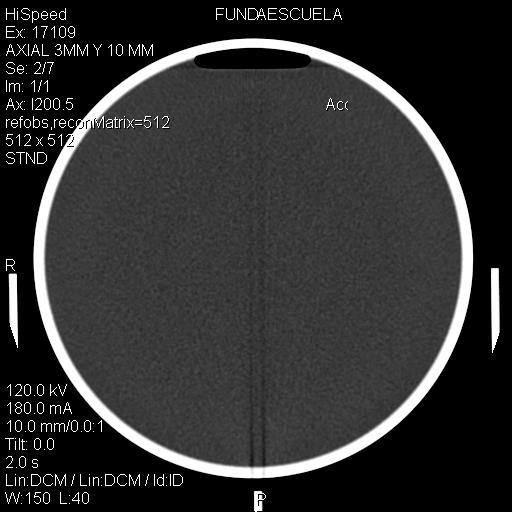
#> input picture Practica_2/AAA/AAA0002.pgm, 512 x 512 px, found by its file name; the run also reads 1 picture not shown here
$ python P2E7.py
#> lines starting #> are read from the running program, lines starting #| are printed output that depends on the picture; long printed decimals are rounded
import cv2
import sys
import numpy as np
import matplotlib
#matplotlib.use('Agg')
import matplotlib.pyplot as plt
import os.path
from scipy.optimize import curve_fit
from sklearn.metrics import r2_score

path=os.getcwd()
print(path)

def read_pgm_file(file_name):

    img = cv2.imread(file_name,flags=cv2.IMREAD_GRAYSCALE)
#> img is the input picture: shape (512, 512); min 0, max 255, mean 48.6

    if img is not None:
        print('img.size: ', img.size)
#| img.size:  262144
#| img.size:  262144
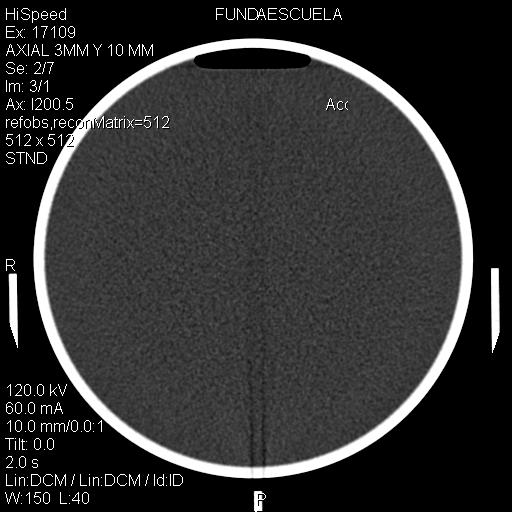
#> input picture Practica_2/AAA/AAA0004.pgm, 512 x 512 px, found by its file name
#> in read_pgm_file, img is the input picture: shape (512, 512); min 0, max 255, mean 48.4
#| img.size:  262144
#> in imagenes_superpuestas3, `plt.show()`:
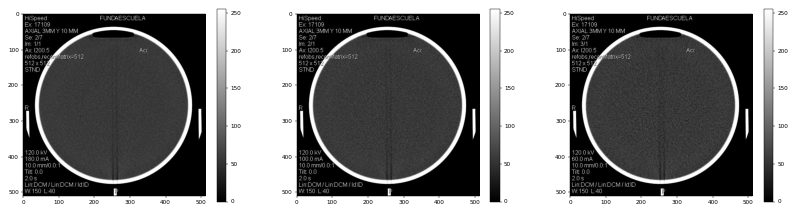
#> figure drawn by matplotlib, 6 panels

    return img


def show_img_hist(im):

    vmin = np.amin(im)
    vmax = np.max(im)
    print("Intensity Min: {}   Max:{}".format(vmin,vmax))

    L = vmax - vmin
    print("Number of Levels: {}".format(L))
    fig = plt.figure(figsize=(16,6))
    ax1 = plt.subplot(1, 2, 1)
    ax2 = plt.subplot(1, 2, 2)

    # imgplot = plt.imshow(im/np.amax(im))
    imgplot = ax1.imshow(im,cmap='gray', vmin=vmin, vmax=vmax)
    fig.colorbar(imgplot, ax=ax1)
    # cv2.imshow(infile,img)
    # cv2.waitKey(0)

    hist, bin_edges = np.histogram(im.ravel(),bins=L)
    ax2.bar(bin_edges[:-1], hist)
    plt.savefig(path+'/histogram.png')
    plt.show()

def gaussian(x, mu, sigma, amplitude):
    """Definición de una función gaussiana."""
    return amplitude * np.exp(-0.5 * ((x - mu) / sigma) ** 2)

def fit_gaussian(x, y):
    """
    Ajusta una gaussiana a los datos x, y.

    Parámetros:
        x (array): Datos independientes.
        y (array): Datos dependientes (valores de función).

    Retorna:
        mu (float): Media de la gaussiana.
        sigma (float): Desvío estándar de la gaussiana.
        r_squared (float): Coeficiente de determinación R^2.
    """
    # Estimación inicial de parámetros: mu, sigma, amplitude
    initial_guess = [np.mean(x), np.std(x), max(y)]

    # Ajuste de la gaussiana a los datos
    try:
        popt, _ = curve_fit(gaussian, x, y, p0=initial_guess)
    except RuntimeError:
        print("El ajuste falló. Verifica los datos.")
        return None, None, None

    mu, sigma, amplitude = popt

    # Predicciones con los parámetros ajustados
    y_fit = gaussian(x, mu, sigma, amplitude)

    # Cálculo del coeficiente de determinación R^2
    r_squared = r2_score(y, y_fit)

    return mu, sigma, r_squared


def region_hist(im1,im2,im3):
    L = 256
    fig = plt.figure(figsize=(10,5))
    ax = fig.add_subplot(1, 1, 1)

    hist1, bin_edges1 = np.histogram(im1.ravel(),bins=L)
#> hist1 = 256 values, max 93273 at index 0, min 14 at index 113, mean 1024; bin_edges1 = 257 values from 0 to 255
    hist2, bin_edges2 = np.histogram(im2.ravel(),bins=L)
#> hist2 = 256 values, max 93209 at index 0, min 14 at index 156, mean 1024; bin_edges2 = 257 values from 0 to 255
    hist3, bin_edges3 = np.histogram(im3.ravel(),bins=L)
#> hist3 = 256 values, max 93231 at index 0, min 12 at index 167, mean 1024; bin_edges3 = 257 values from 0 to 255

    print(len(hist1))
#| 256
    print(len(bin_edges1))
#| 257
    hist1=hist1[20:101]
#> hist1 = 81 values, max 12575 at index 38, min 15 at index 12, mean 1661.5
    bin_edges1=bin_edges1[20:101]
#> bin_edges1 = 81 values from 19.92 to 99.61
    hist2=hist2[20:101]
#> hist2 = 81 values, max 9761 at index 37, min 22 at index 73, mean 1661.7
    bin_edges2=bin_edges2[20:101]
#> bin_edges2 = 81 values from 19.92 to 99.61
    hist3=hist3[20:101]
#> hist3 = 81 values, max 7748 at index 37, min 24 at index 77, mean 1661.4
    bin_edges3=bin_edges3[20:101]
#> bin_edges3 = 81 values from 19.92 to 99.61

    ax.bar(bin_edges1, hist1, label="AAA0002")
    ax.bar(bin_edges2, hist2, label='AAA0003')
    ax.bar(bin_edges3, hist3, label='AAA0004')
    plt.legend()
    plt.xlabel('Escala de Grises')
    plt.ylabel('Cantidad de pixeles')
    plt.xlim(20,100)
    plt.savefig(r"C:\Users\anapa\Documents\IM\Practica_2\Histograma7.png")
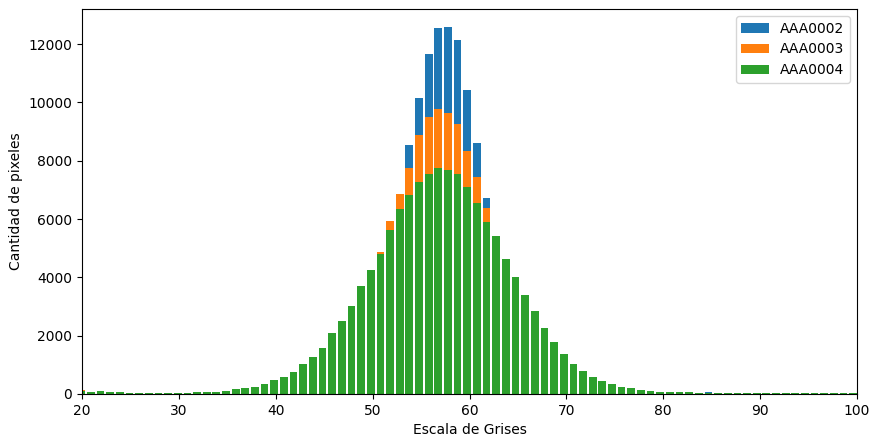
#> figure drawn by matplotlib, 1 panel; tallest bar 12575 high, from x = 57.37 to 58.17; tallest bar 9761 high, from x = 56.38 to 57.18; tallest bar 7748 high, from x = 56.38 to 57.18
    plt.show()

    # Ajustar la gaussiana
    mu1, sigma1, r_squared1 = fit_gaussian(bin_edges1, hist1)
#> in fit_gaussian, `initial_guess = [np.mean(x), np.std(x), max(y)]`: initial_guess = [59.77, 23.29, 12575]
#> in fit_gaussian, `popt, _ = curve_fit(gaussian, x, y, p0=initial_guess)`: popt = [57.34, 4.15, 12483.7]
#> in fit_gaussian, `mu, sigma, amplitude = popt`: mu = 57.34; sigma = 4.15; amplitude = 12483.7
#> in fit_gaussian, `y_fit = gaussian(x, mu, sigma, amplitude)`: y_fit = 81 values, max 12415.9 at index 38, min 3.48e-19 at index 80, mean 1608.5
#> in fit_gaussian, `r_squared = r2_score(y, y_fit)`: r_squared = 0.999
#> mu1 = 57.34; sigma1 = 4.15; r_squared1 = 0.999
    mu2, sigma2, r_squared2 = fit_gaussian(bin_edges2, hist2)
#> mu2 = 57.04; sigma2 = 5.45; r_squared2 = 0.999
    mu3, sigma3, r_squared3 = fit_gaussian(bin_edges3, hist3)
#> mu3 = 57.04; sigma3 = 6.86; r_squared3 = 0.999

    # Imprimir resultados
    print(f"Relacion Senial/Ruido: \n{mu1/sigma1}; \n{mu2/sigma2}; \n{mu3/sigma3}")
#| Relacion Senial/Ruido:
#| 13.826;
#| 10.457;
#| 8.313
    print(f"Coeficiente de determinación (R^2): {r_squared1}; {r_squared2}; {r_squared3}")
#| Coeficiente de determinación (R^2): 0.9988; 0.999; 0.9992

def imagenes_superpuestas3(im, im2, im3):

    fig = plt.figure(figsize=(24,6))
    ax1 = plt.subplot(1, 3, 1)
    ax2 = plt.subplot(1, 3, 2)
    ax3 = plt.subplot(1, 3, 3)

    imgplot1 = ax1.imshow(im, cmap='gray', vmin=np.amin(im), vmax=np.max(im))
    fig.colorbar(imgplot1, ax=ax1)
    imgplot2 = ax2.imshow(im2, cmap='gray', vmin=np.amin(im2), vmax=np.max(im2))
    fig.colorbar(imgplot2, ax=ax2)
    imgplot3 = ax3.imshow(im3, cmap='gray', vmin=np.amin(im3), vmax=np.max(im3))
    fig.colorbar(imgplot3, ax=ax3)
    plt.show()

# MAIN

img1 = read_pgm_file(r"C:\Users\anapa\Documents\IM\Practica_2\AAA\AAA0002.pgm")
img2 = read_pgm_file(r"C:\Users\anapa\Documents\IM\Practica_2\AAA\AAA0003.pgm")
img3 = read_pgm_file(r"C:\Users\anapa\Documents\IM\Practica_2\AAA\AAA0004.pgm")
im1 = np.array(img1)
im2 = np.array(img2)
im3 = np.array(img3)

imagenes_superpuestas3(im1, im2, im3)

region_hist(im1,im2,im3)
